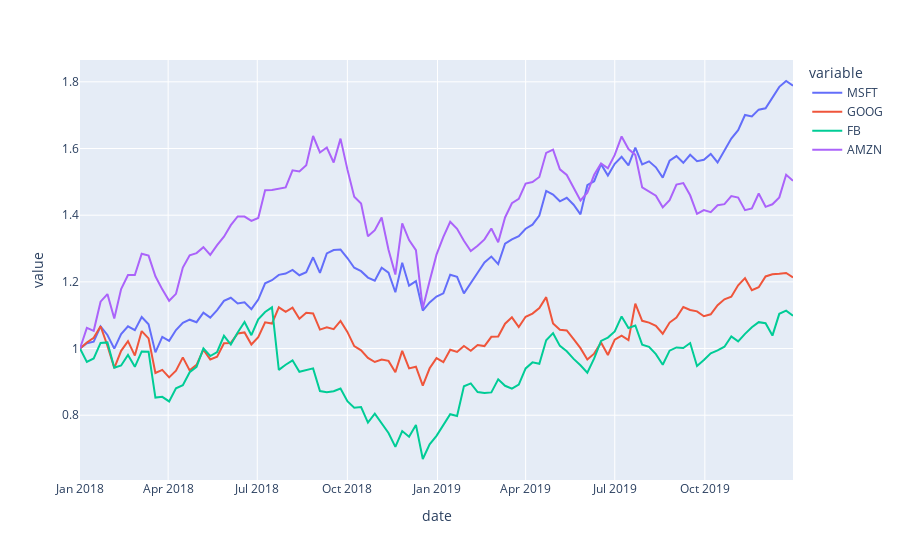

Notebook code cell kept with this figure:
### Code cell
df = px.data.stocks()
fig = px.line(df, x='date', y=["MSFT","GOOG",'FB',"AMZN"])
fig.show()
